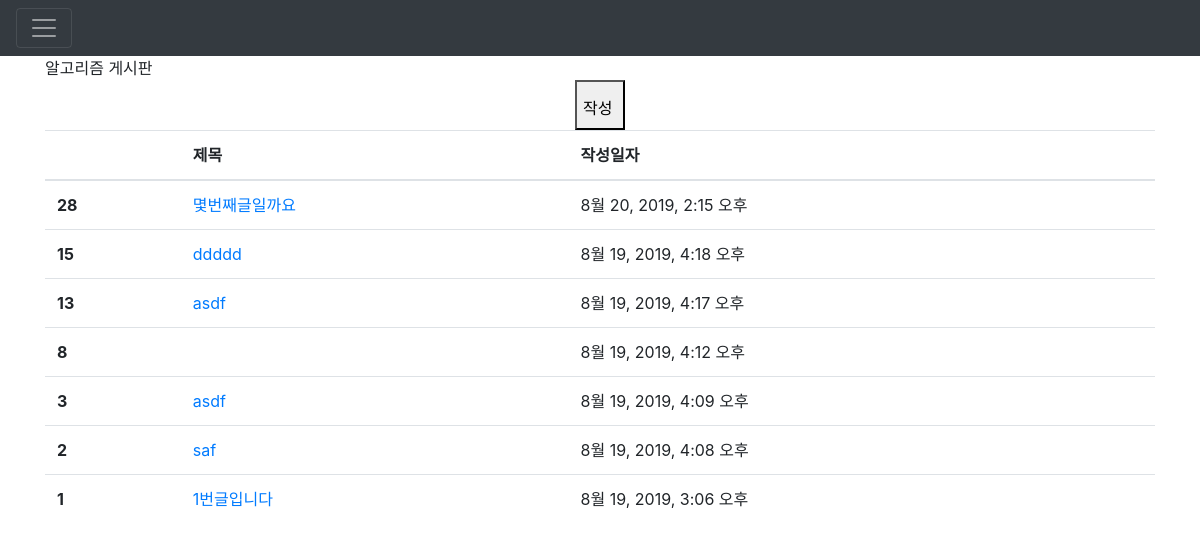
The app's page /articles/, older data.
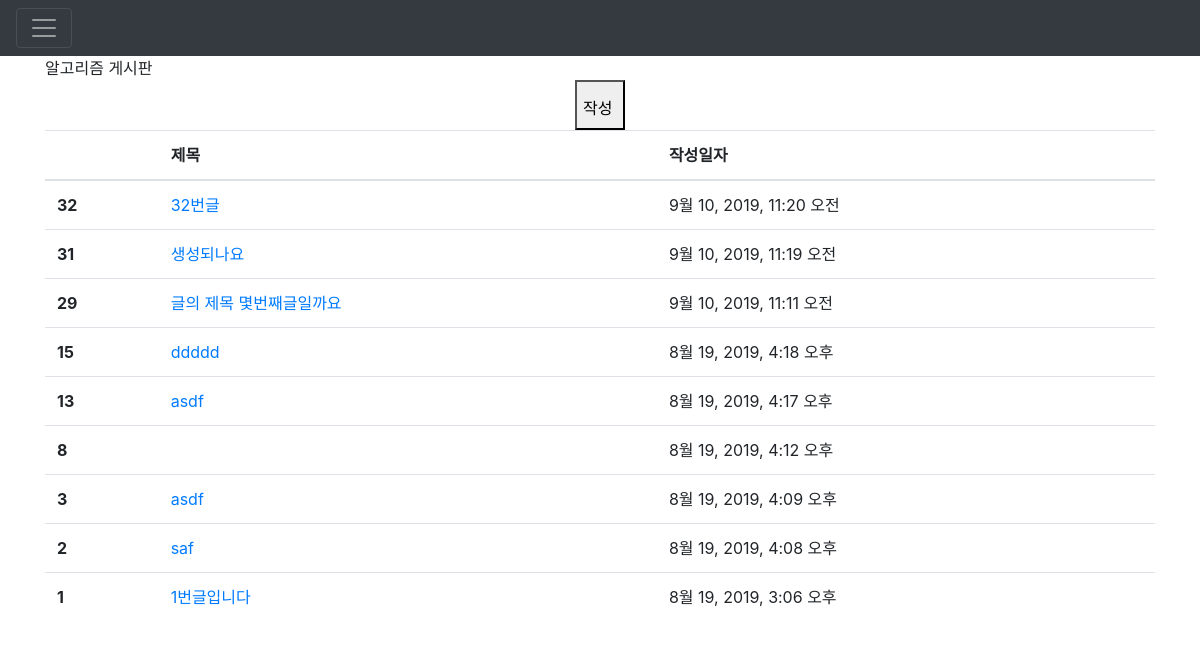
The same page, newer data.
### articles/models.py (models this page shows, shortened)
class Article(models.Model):
    title = models.CharField(max_length=10)
    content = models.TextField()
    created_at = models.DateTimeField(auto_now_add=True)
    updated_at = models.DateTimeField(auto_now=True)

### articles/views.py (the view)
# urls.py: path('',views.index, name='index'),
def index(request):
    articles = Article.objects.order_by('-id')
    context = {
        'articles' : articles
    }
    return render(request, 'articles/index.html',context)

### articles/templates/articles/index.html (shortened to what this page needs)
{% extends 'articles/base.html' %}
{% block body %}
<div>
  <div>
    알고리즘 게시판
  </div>
  <a href=" {% url 'articles:create' %}">
    <button class="go_new">작성</button>
  </a>
</div>
<table class="table">
  <thead>
    <tr>
      <th scope="col"></th>
      <th scope="col">제목</th>
      <th scope="col">작성일자</th>
    </tr>
  </thead>
  <tbody>
    {% for article in articles %}
    <tr>
      <th scope="row">{{ article.id }}</th>
      <td>
        <a href="{% url 'articles:detail' article.pk %}">
          {{ article.title }}</td>
      <td>{{ article.created_at}}</td>
    </tr>
    {% endfor %}
  </tbody>
</table>
{% endblock %}

### articles/templates/articles/base.html (shortened to what this page needs)
<!DOCTYPE html>
<html lang="ko">
<head>
  <link rel="stylesheet" href="https://stackpath.bootstrapcdn.com/bootstrap/4.3.1/css/bootstrap.min.css">
</head>
<body>
  <div class="pos-f-t">
    <nav class="navbar navbar-dark bg-dark">
      <button class="navbar-toggler" type="button" data-toggle="collapse" data-target="#navbarToggleExternalContent" aria-controls="navbarToggleExternalContent" aria-expanded="false" aria-label="Toggle navigation">
        <span class="navbar-toggler-icon"></span>
      </button>
    </nav>
  </div>
  <div class="container">
    {% block body %}
    {% endblock %}
  </div>
</body>
</html>

Row changes from the older to the newer data that the page shows:
removed Article: id "28", title "몇번째글일까요", created_at "8월 20, 2019, 2:15 오후"
added Article: id "32", title "32번글", created_at "9월 10, 2019, 11:20 오전"
added Article: id "31", title "생성되나요", created_at "9월 10, 2019, 11:19 오전"
added Article: id "29", title "글의 제목 몇번째글일까요", created_at "9월 10, 2019, 11:11 오전"
